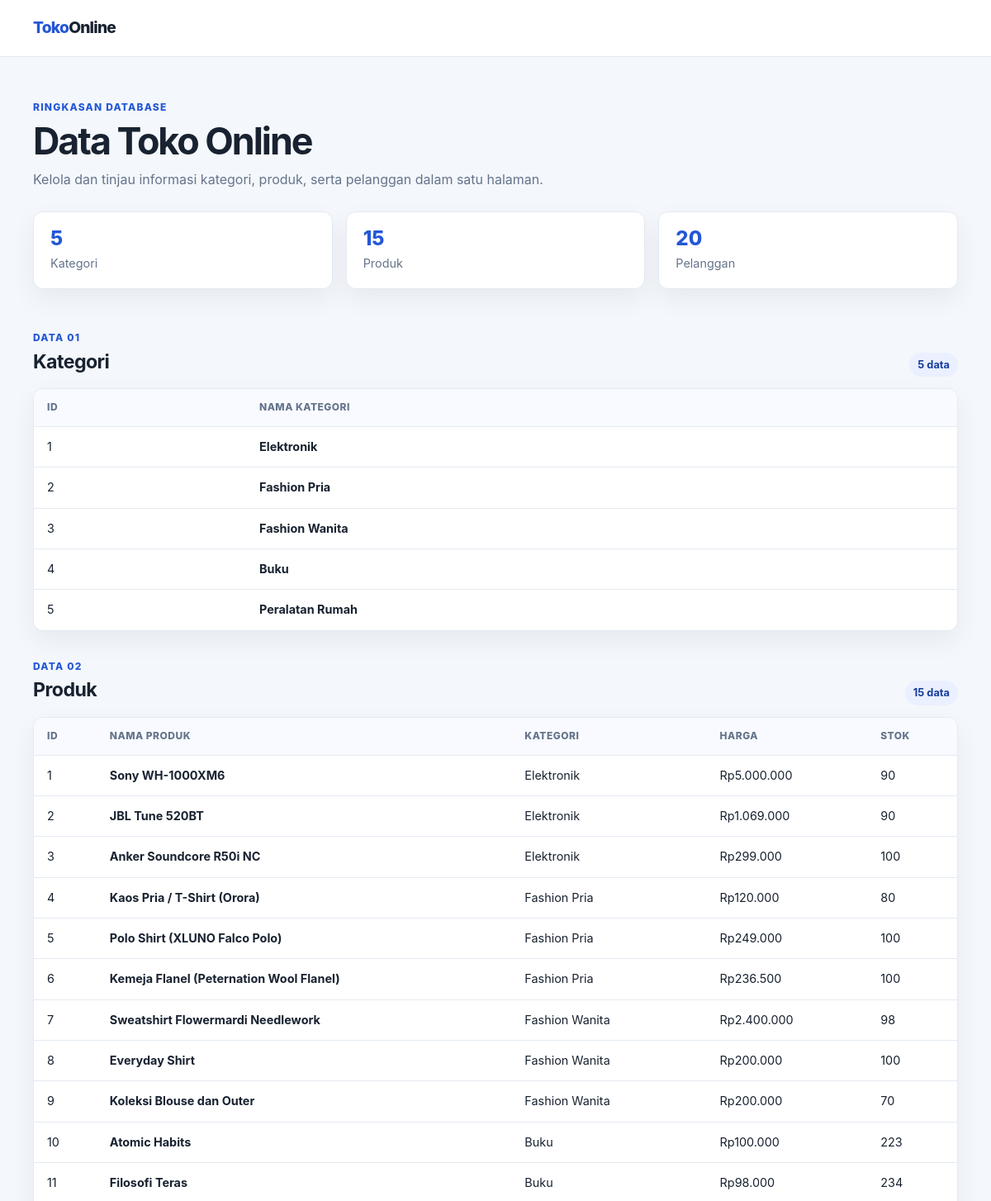
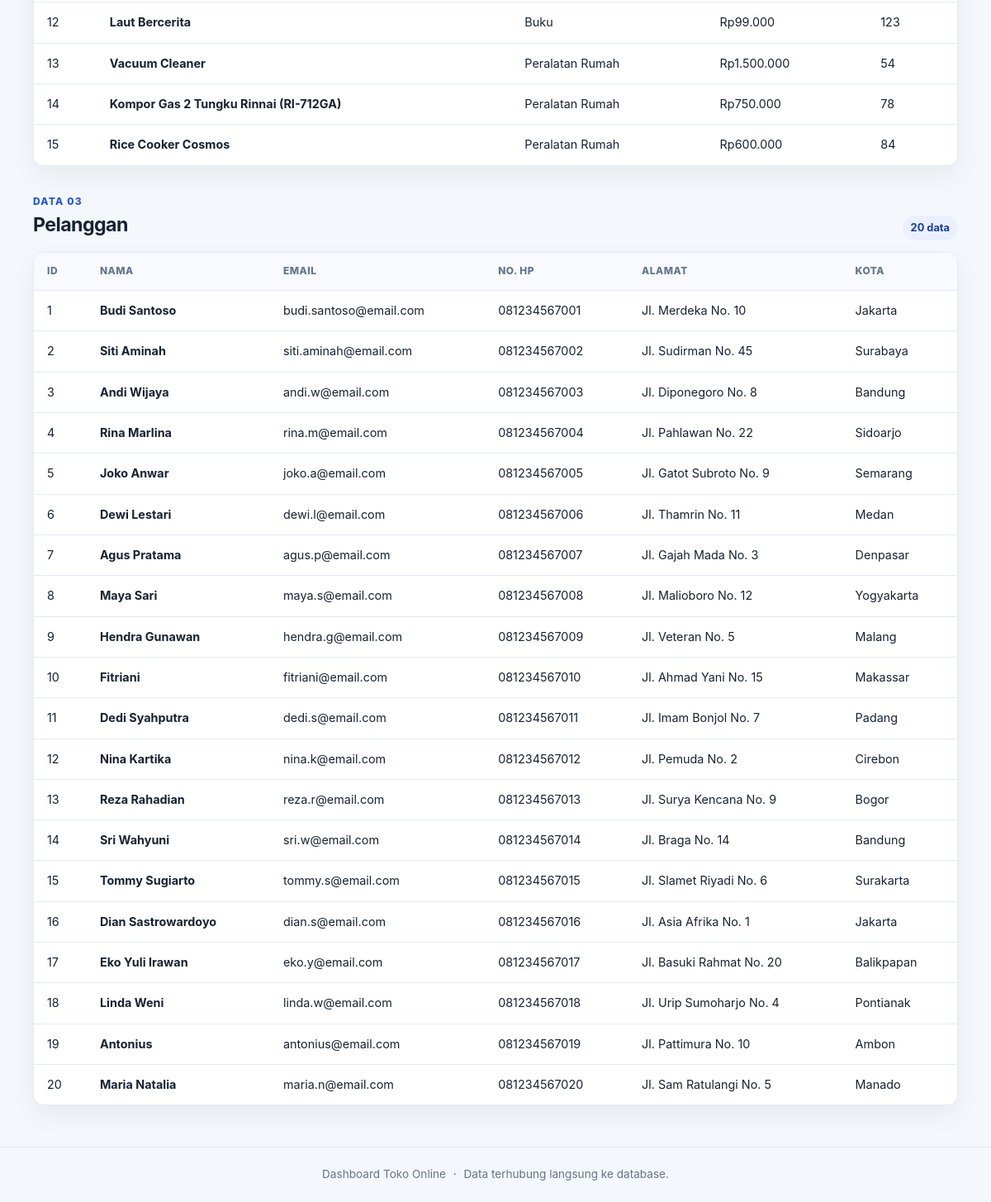
The page / on the database its author committed (2 pictures, top to bottom).
### tables this page shows
CREATE TABLE `kategori` (
  `id_kategori` int NOT NULL AUTO_INCREMENT,
  `nama_kategori` varchar(100) NOT NULL,
  PRIMARY KEY (`id_kategori`)
);

CREATE TABLE `produk` (
  `id_produk` int NOT NULL AUTO_INCREMENT,
  `id_kategori` int DEFAULT NULL,
  `nama_produk` varchar(100) NOT NULL,
  `harga` varchar(100) NOT NULL,
  `stok` int NOT NULL,
  PRIMARY KEY (`id_produk`),
  KEY `produk_kategori_FK` (`id_kategori`),
  CONSTRAINT `produk_kategori_FK` FOREIGN KEY (`id_kategori`) REFERENCES `kategori` (`id_kategori`)
);

CREATE TABLE `pelanggan` (
  `id_pelanggan` int NOT NULL AUTO_INCREMENT,
  `nama` varchar(100) NOT NULL,
  `email` varchar(100) NOT NULL,
  `no_hp` varchar(100) NOT NULL,
  `alamat` varchar(100) NOT NULL,
  `kota` varchar(100) NOT NULL,
  PRIMARY KEY (`id_pelanggan`)
);

### index.php (the view, shortened to what this page needs)
<?php
require_once __DIR__ . '/Services/config.php';
function escape(string $value): string
{
    return htmlspecialchars($value, ENT_QUOTES | ENT_SUBSTITUTE, 'UTF-8');
}
function fetchRows(mysqli $conn, string $sql): mysqli_result
{
    $result = $conn->query($sql);
    return $result;
}
$categories = fetchRows(
    $conn,
    'SELECT id_kategori, nama_kategori FROM kategori ORDER BY id_kategori'
);
$products = fetchRows(
    $conn,
    'SELECT produk.id_produk, produk.nama_produk, produk.harga, produk.stok,
            kategori.nama_kategori
     FROM produk
     LEFT JOIN kategori ON kategori.id_kategori = produk.id_kategori
     ORDER BY produk.id_produk'
);
$customers = fetchRows(
    $conn,
    'SELECT id_pelanggan, nama, email, no_hp, alamat, kota
     FROM pelanggan
     ORDER BY id_pelanggan'
);
$categoryCount = $categories->num_rows;
$productCount = $products->num_rows;
$customerCount = $customers->num_rows;
?>
<!DOCTYPE html>
<html lang="id">
<head>
    <link rel="stylesheet" href="style.css">
</head>
<body>
    <header class="site-header">
        <nav class="navbar container" aria-label="Navigasi utama">
            <a class="brand" href="#beranda">Toko<span>Online</span></a>
        </nav>
    </header>
    <main class="container" id="beranda">
        <section class="hero">
            <p class="eyebrow">Ringkasan database</p>
            <h1>Data Toko Online</h1>
            <p class="hero-copy">Kelola dan tinjau informasi kategori, produk, serta pelanggan dalam satu halaman.</p>
            <div class="summary" aria-label="Jumlah data">
                <div class="summary-card">
                    <span class="summary-number"><?= $categoryCount ?></span>
                    <span class="summary-label">Kategori</span>
                </div>
                <div class="summary-card">
                    <span class="summary-number"><?= $productCount ?></span>
                    <span class="summary-label">Produk</span>
                </div>
                <div class="summary-card">
                    <span class="summary-number"><?= $customerCount ?></span>
                    <span class="summary-label">Pelanggan</span>
                </div>
            </div>
        </section>
        <section class="data-section" id="kategori">
            <div class="section-heading">
                <div>
                    <p class="eyebrow">Data 01</p>
                    <h2>Kategori</h2>
                </div>
                <span class="record-count"><?= $categoryCount ?> data</span>
            </div>
            <div class="table-card">
                <div class="table-scroll">
                    <table>
                        <thead>
                            <tr>
                                <th scope="col">ID</th>
                                <th scope="col">Nama kategori</th>
                            </tr>
                        </thead>
                        <tbody>
                            <?php if ($categoryCount === 0): ?>
                                <tr><td class="empty-state" colspan="2">Belum ada data kategori.</td></tr>
                            <?php else: ?>
                                <?php while ($row = $categories->fetch_assoc()): ?>
                                    <tr>
                                        <td><?= escape((string) $row['id_kategori']) ?></td>
                                        <td class="primary-cell"><?= escape($row['nama_kategori']) ?></td>
                                    </tr>
                                <?php endwhile; ?>
                            <?php endif; ?>
                        </tbody>
                    </table>
                </div>
            </div>
        </section>
        <section class="data-section" id="produk">
            <div class="section-heading">
                <div>
                    <p class="eyebrow">Data 02</p>
                    <h2>Produk</h2>
                </div>
                <span class="record-count"><?= $productCount ?> data</span>
            </div>
            <div class="table-card">
                <div class="table-scroll">
                    <table>
                        <thead>
                            <tr>
                                <th scope="col">ID</th>
                                <th scope="col">Nama produk</th>
                                <th scope="col">Kategori</th>
                                <th scope="col">Harga</th>
                                <th scope="col">Stok</th>
                            </tr>
                        </thead>
                        <tbody>
                            <?php if ($productCount === 0): ?>
                                <tr><td class="empty-state" colspan="5">Belum ada data produk.</td></tr>
                            <?php else: ?>
                                <?php while ($row = $products->fetch_assoc()): ?>
                                    <tr>
                                        <td><?= escape((string) $row['id_produk']) ?></td>
                                        <td class="primary-cell"><?= escape($row['nama_produk']) ?></td>
                                        <td><?= escape($row['nama_kategori'] ?? 'Tanpa kategori') ?></td>
                                        <td><?= escape($row['harga']) ?></td>
                                        <td><?= escape((string) $row['stok']) ?></td>
                                    </tr>
                                <?php endwhile; ?>
                            <?php endif; ?>
                        </tbody>
                    </table>
                </div>
            </div>
        </section>
        <section class="data-section" id="pelanggan">
            <div class="section-heading">
                <div>
                    <p class="eyebrow">Data 03</p>
                    <h2>Pelanggan</h2>
                </div>
                <span class="record-count"><?= $customerCount ?> data</span>
            </div>
            <div class="table-card">
                <div class="table-scroll">
                    <table>
                        <thead>
                            <tr>
                                <th scope="col">ID</th>
                                <th scope="col">Nama</th>
                                <th scope="col">Email</th>
                                <th scope="col">No. HP</th>
                                <th scope="col">Alamat</th>
                                <th scope="col">Kota</th>
                            </tr>
                        </thead>
                        <tbody>
                            <?php if ($customerCount === 0): ?>
                                <tr><td class="empty-state" colspan="6">Belum ada data pelanggan.</td></tr>
                            <?php else: ?>
                                <?php while ($row = $customers->fetch_assoc()): ?>
                                    <tr>
                                        <td><?= escape((string) $row['id_pelanggan']) ?></td>
                                        <td class="primary-cell"><?= escape($row['nama']) ?></td>
                                        <td><?= escape($row['email']) ?></td>
                                        <td><?= escape($row['no_hp']) ?></td>
                                        <td><?= escape($row['alamat']) ?></td>
                                        <td><?= escape($row['kota']) ?></td>
                                    </tr>
                                <?php endwhile; ?>
                            <?php endif; ?>
                        </tbody>
                    </table>
                </div>
            </div>
        </section>
    </main>
    <footer class="site-footer">
        <div class="container">Dashboard Toko Online <span>&middot;</span> Data terhubung langsung ke database.</div>
    </footer>
</body>
</html>

### style.css (style rules this page uses)
:root { color-scheme: light; --brand: #2457d6; --brand-dark: #183da0; --ink: #182230; --muted: #64748b; --line: #e5eaf2; --surface: #ffffff; --background: #f4f7fb; --shadow: 0 12px 32px rgba(24, 34, 48, 0.06); }
* { box-sizing: border-box; }
html { scroll-behavior: smooth; }
body { margin: 0; background: var(--background); color: var(--ink); font-family: Inter, "Segoe UI", Arial, sans-serif; line-height: 1.55; }
.container { width: min(1120px, calc(100% - 40px)); margin-inline: auto; }
.site-header { position: sticky; top: 0; z-index: 10; background: var(--surface); border-bottom: 1px solid var(--line); }
.navbar { display: flex; min-height: 68px; align-items: center; justify-content: space-between; gap: 20px; }
.brand { color: var(--brand); font-size: 1.2rem; font-weight: 800; letter-spacing: -0.04em; text-decoration: none; }
.brand span { color: var(--ink); }
.hero { padding: 52px 0 34px; }
.eyebrow { margin: 0 0 6px; color: var(--brand); font-size: 0.75rem; font-weight: 800; letter-spacing: 0.1em; text-transform: uppercase; }
h1, h2, p { margin-top: 0; }
h1 { margin-bottom: 8px; font-size: clamp(2rem, 5vw, 2.8rem); letter-spacing: -0.045em; line-height: 1.15; }
.hero-copy { max-width: 620px; margin-bottom: 26px; color: var(--muted); }
.summary { display: grid; grid-template-columns: repeat(3, minmax(0, 1fr)); gap: 16px; }
.summary-card { display: flex; min-height: 94px; flex-direction: column; justify-content: center; padding: 18px 20px; border: 1px solid var(--line); border-radius: 12px; background: var(--surface); box-shadow: var(--shadow); }
.summary-number { color: var(--brand); font-size: 1.5rem; font-weight: 800; line-height: 1.2; }
.summary-label { margin-top: 4px; color: var(--muted); font-size: 0.9rem; }
.data-section { margin: 16px 0 34px; scroll-margin-top: 86px; }
.section-heading { display: flex; align-items: end; justify-content: space-between; gap: 16px; margin-bottom: 14px; }
.section-heading .eyebrow { margin-bottom: 2px; }
h2 { margin-bottom: 0; font-size: 1.45rem; letter-spacing: -0.025em; }
.record-count { padding: 5px 10px; border-radius: 999px; background: #eaf0ff; color: var(--brand-dark); font-size: 0.8rem; font-weight: 700; white-space: nowrap; }
.table-card { overflow: hidden; border: 1px solid var(--line); border-radius: 12px; background: var(--surface); box-shadow: var(--shadow); }
.table-scroll { overflow-x: auto; }
table { width: 100%; border-collapse: collapse; text-align: left; }
th, td { padding: 13px 16px; border-bottom: 1px solid var(--line); font-size: 0.9rem; vertical-align: top; }
th { background: #f8faff; color: var(--muted); font-size: 0.75rem; font-weight: 800; letter-spacing: 0.04em; text-transform: uppercase; white-space: nowrap; }
tbody tr:last-child td { border-bottom: 0; }
.primary-cell { color: var(--ink); font-weight: 650; }
.site-footer { margin-top: 50px; padding: 22px 0; border-top: 1px solid var(--line); color: var(--muted); font-size: 0.85rem; text-align: center; }
.site-footer span { padding-inline: 5px; color: var(--brand); }

### rows shown on the page
kategori: id_kategori "1", nama_kategori "Elektronik"
kategori: id_kategori "2", nama_kategori "Fashion Pria"
kategori: id_kategori "3", nama_kategori "Fashion Wanita"
kategori: id_kategori "4", nama_kategori "Buku"
kategori: id_kategori "5", nama_kategori "Peralatan Rumah"
produk: id_produk "1", nama_produk "Sony WH-1000XM6", id_kategori.nama_kategori "Elektronik", harga "Rp5.000.000", stok "90"
produk: id_produk "2", nama_produk "JBL Tune 520BT", id_kategori.nama_kategori "Elektronik", harga "Rp1.069.000", stok "90"
produk: id_produk "3", nama_produk "Anker Soundcore R50i NC", id_kategori.nama_kategori "Elektronik", harga "Rp299.000", stok "100"
produk: id_produk "4", nama_produk "Kaos Pria / T-Shirt (Orora)", id_kategori.nama_kategori "Fashion Pria", harga "Rp120.000", stok "80"
produk: id_produk "5", nama_produk "Polo Shirt (XLUNO Falco Polo)", id_kategori.nama_kategori "Fashion Pria", harga "Rp249.000", stok "100"
produk: id_produk "6", nama_produk "Kemeja Flanel (Peternation Wool Flanel)", id_kategori.nama_kategori "Fashion Pria", harga "Rp236.500", stok "100"
produk: id_produk "7", nama_produk "Sweatshirt Flowermardi Needlework", id_kategori.nama_kategori "Fashion Wanita", harga "Rp2.400.000", stok "98"
produk: id_produk "8", nama_produk "Everyday Shirt", id_kategori.nama_kategori "Fashion Wanita", harga "Rp200.000", stok "100"
produk: id_produk "9", nama_produk "Koleksi Blouse dan Outer", id_kategori.nama_kategori "Fashion Wanita", harga "Rp200.000", stok "70"
produk: id_produk "10", nama_produk "Atomic Habits", id_kategori.nama_kategori "Buku", harga "Rp100.000", stok "223"
produk: id_produk "11", nama_produk "Filosofi Teras", id_kategori.nama_kategori "Buku", harga "Rp98.000", stok "234"
produk: id_produk "12", nama_produk "Laut Bercerita", id_kategori.nama_kategori "Buku", harga "Rp99.000", stok "123"
produk: id_produk "13", nama_produk "Vacuum Cleaner", id_kategori.nama_kategori "Peralatan Rumah", harga "Rp1.500.000", stok "54"
produk: id_produk "14", nama_produk "Kompor Gas 2 Tungku Rinnai (RI-712GA)", id_kategori.nama_kategori "Peralatan Rumah", harga "Rp750.000", stok "78"
produk: id_produk "15", nama_produk "Rice Cooker Cosmos", id_kategori.nama_kategori "Peralatan Rumah", harga "Rp600.000", stok "84"
pelanggan: id_pelanggan "1", nama "Budi Santoso", email "budi.santoso@email.com", no_hp "081234567001", alamat "Jl. Merdeka No. 10", kota "Jakarta"
pelanggan: id_pelanggan "2", nama "Siti Aminah", email "siti.aminah@email.com", no_hp "081234567002", alamat "Jl. Sudirman No. 45", kota "Surabaya"
pelanggan: id_pelanggan "3", nama "Andi Wijaya", email "andi.w@email.com", no_hp "081234567003", alamat "Jl. Diponegoro No. 8", kota "Bandung"
pelanggan: id_pelanggan "4", nama "Rina Marlina", email "rina.m@email.com", no_hp "081234567004", alamat "Jl. Pahlawan No. 22", kota "Sidoarjo"
pelanggan: id_pelanggan "5", nama "Joko Anwar", email "joko.a@email.com", no_hp "081234567005", alamat "Jl. Gatot Subroto No. 9", kota "Semarang"
pelanggan: id_pelanggan "6", nama "Dewi Lestari", email "dewi.l@email.com", no_hp "081234567006", alamat "Jl. Thamrin No. 11", kota "Medan"
pelanggan: id_pelanggan "7", nama "Agus Pratama", email "agus.p@email.com", no_hp "081234567007", alamat "Jl. Gajah Mada No. 3", kota "Denpasar"
pelanggan: id_pelanggan "8", nama "Maya Sari", email "maya.s@email.com", no_hp "081234567008", alamat "Jl. Malioboro No. 12", kota "Yogyakarta"
pelanggan: id_pelanggan "9", nama "Hendra Gunawan", email "hendra.g@email.com", no_hp "081234567009", alamat "Jl. Veteran No. 5", kota "Malang"
pelanggan: id_pelanggan "10", nama "Fitriani", email "fitriani@email.com", no_hp "081234567010", alamat "Jl. Ahmad Yani No. 15", kota "Makassar"
pelanggan: id_pelanggan "11", nama "Dedi Syahputra", email "dedi.s@email.com", no_hp "081234567011", alamat "Jl. Imam Bonjol No. 7", kota "Padang"
pelanggan: id_pelanggan "12", nama "Nina Kartika", email "nina.k@email.com", no_hp "081234567012", alamat "Jl. Pemuda No. 2", kota "Cirebon"
pelanggan: id_pelanggan "13", nama "Reza Rahadian", email "reza.r@email.com", no_hp "081234567013", alamat "Jl. Surya Kencana No. 9", kota "Bogor"
pelanggan: id_pelanggan "14", nama "Sri Wahyuni", email "sri.w@email.com", no_hp "081234567014", alamat "Jl. Braga No. 14", kota "Bandung"
pelanggan: id_pelanggan "15", nama "Tommy Sugiarto", email "tommy.s@email.com", no_hp "081234567015", alamat "Jl. Slamet Riyadi No. 6", kota "Surakarta"
pelanggan: id_pelanggan "16", nama "Dian Sastrowardoyo", email "dian.s@email.com", no_hp "081234567016", alamat "Jl. Asia Afrika No. 1", kota "Jakarta"
pelanggan: id_pelanggan "17", nama "Eko Yuli Irawan", email "eko.y@email.com", no_hp "081234567017", alamat "Jl. Basuki Rahmat No. 20", kota "Balikpapan"
pelanggan: id_pelanggan "18", nama "Linda Weni", email "linda.w@email.com", no_hp "081234567018", alamat "Jl. Urip Sumoharjo No. 4", kota "Pontianak"
pelanggan: id_pelanggan "19", nama "Antonius", email "antonius@email.com", no_hp "081234567019", alamat "Jl. Pattimura No. 10", kota "Ambon"
pelanggan: id_pelanggan "20", nama "Maria Natalia", email "maria.n@email.com", no_hp "081234567020", alamat "Jl. Sam Ratulangi No. 5", kota "Manado"

### other values the page prints
$categoryCount "5"
$productCount "15"
$customerCount "20"
